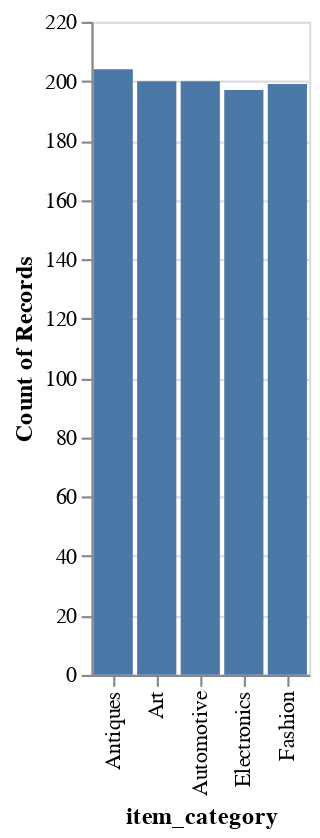
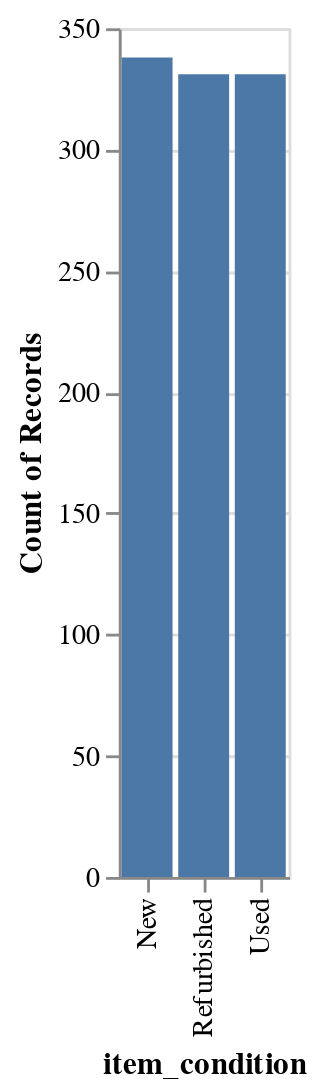
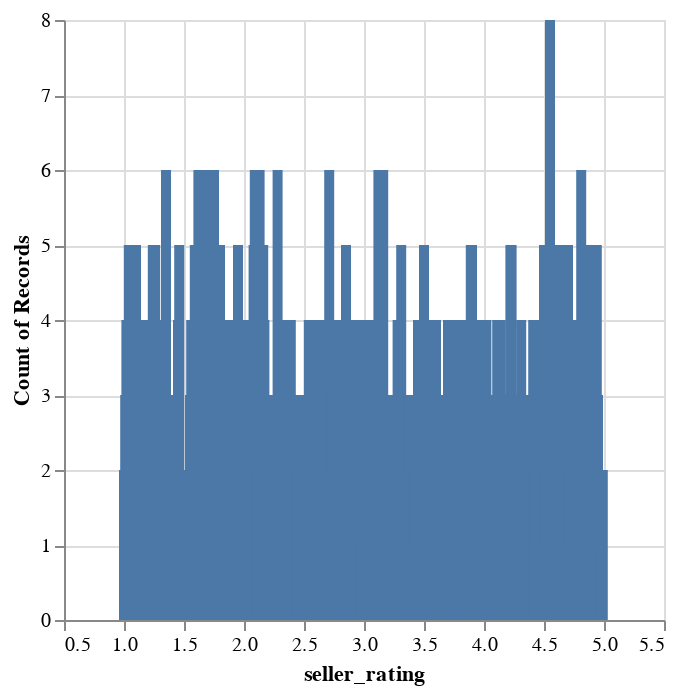
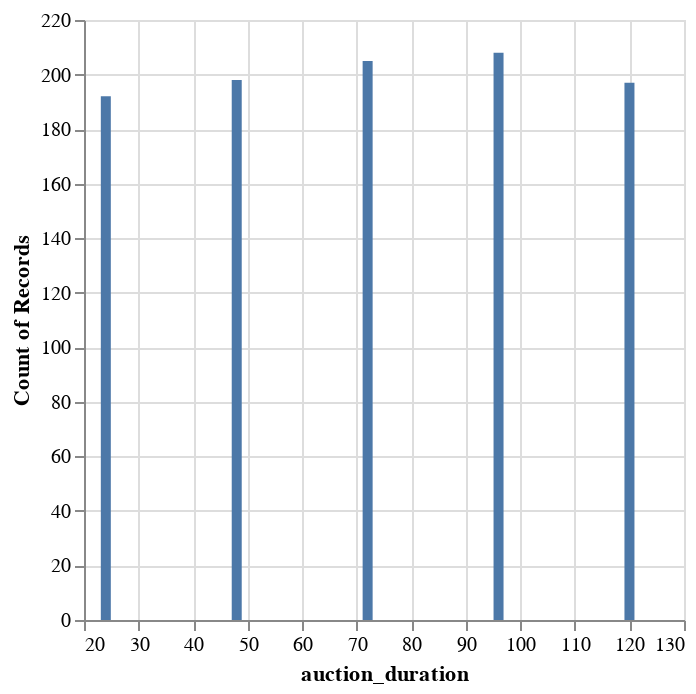

Notebook code cell kept with these figures, in order:
### Code cell
#lets see the distribution of the features
ExploreTrain.check_distribution(df_explore, features_explore)

### Figure 1 — Vega-Lite specification as saved in the notebook (floating-point values rounded to 4 significant figures; data arrays with more than 128 entries replaced by an {"elided": "..."} marker saying what was removed)
{"config": {"view": {"continuousWidth": 300, "continuousHeight": 300}}, "data": {"name": "data-daf8d7b2a76ab50bb7df90852b08f536"}, "mark": {"type": "bar"}, "encoding": {"x": {"field": "item_category", "type": "nominal"}, "y": {"aggregate": "count", "type": "quantitative"}}, "$schema": "https://vega.github.io/schema/vega-lite/v5.17.0.json", "datasets": {"data-daf8d7b2a76ab50bb7df90852b08f536": {"elided": "1000 records"}}}

### Figure 2 — Vega-Lite specification as saved in the notebook (floating-point values rounded to 4 significant figures; data arrays with more than 128 entries replaced by an {"elided": "..."} marker saying what was removed)
{"config": {"view": {"continuousWidth": 300, "continuousHeight": 300}}, "data": {"name": "data-daf8d7b2a76ab50bb7df90852b08f536"}, "mark": {"type": "bar"}, "encoding": {"x": {"field": "item_condition", "type": "nominal"}, "y": {"aggregate": "count", "type": "quantitative"}}, "$schema": "https://vega.github.io/schema/vega-lite/v5.17.0.json", "datasets": {"data-daf8d7b2a76ab50bb7df90852b08f536": {"elided": "1000 records"}}}

### Figure 3 — Vega-Lite specification as saved in the notebook (floating-point values rounded to 4 significant figures; data arrays with more than 128 entries replaced by an {"elided": "..."} marker saying what was removed)
{"config": {"view": {"continuousWidth": 300, "continuousHeight": 300}}, "data": {"name": "data-daf8d7b2a76ab50bb7df90852b08f536"}, "mark": {"type": "bar"}, "encoding": {"x": {"field": "seller_rating", "type": "quantitative"}, "y": {"aggregate": "count", "type": "quantitative"}}, "$schema": "https://vega.github.io/schema/vega-lite/v5.17.0.json", "datasets": {"data-daf8d7b2a76ab50bb7df90852b08f536": {"elided": "1000 records"}}}

### Figure 4 — Vega-Lite specification as saved in the notebook (floating-point values rounded to 4 significant figures; data arrays with more than 128 entries replaced by an {"elided": "..."} marker saying what was removed)
{"config": {"view": {"continuousWidth": 300, "continuousHeight": 300}}, "data": {"name": "data-daf8d7b2a76ab50bb7df90852b08f536"}, "mark": {"type": "bar"}, "encoding": {"x": {"field": "auction_duration", "type": "quantitative"}, "y": {"aggregate": "count", "type": "quantitative"}}, "$schema": "https://vega.github.io/schema/vega-lite/v5.17.0.json", "datasets": {"data-daf8d7b2a76ab50bb7df90852b08f536": {"elided": "1000 records"}}}
